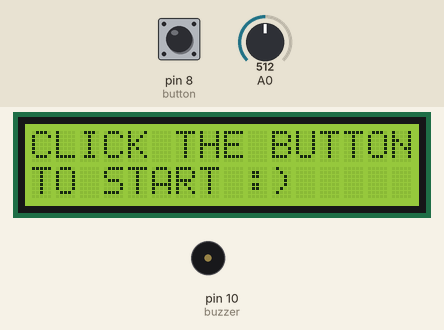
Simulated run of this sketch. Board: Arduino Uno, built with avr-gcc and run on an emulated ATmega328P. Shown: 16×2 character LCD, buzzer (waves = sounding). Inputs (shaded band) come from the test bench; at power-on: pin 8 (button) LOW, A0 = 512. Random numbers use the default seed unless the sketch sets one.

Above: at 0.8 s.
0.9 s: pin 8 (button) pulled HIGH for 3.2 s
At 1.5 s:
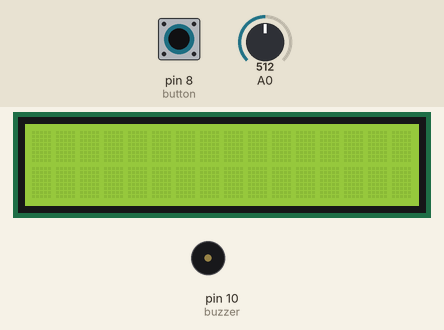
6.7 s: pin 8 (button) pulled HIGH for 0.15 s
At 7.1 s:
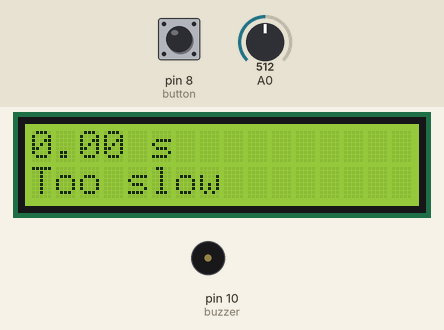
9.8 s: pin 8 (button) driven HIGH
At 12.6 s:
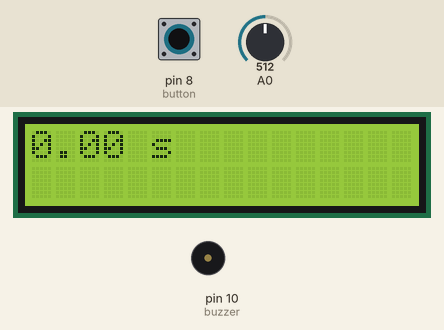
12.8 s: pin 8 (button) driven LOW
At 15.3 s:
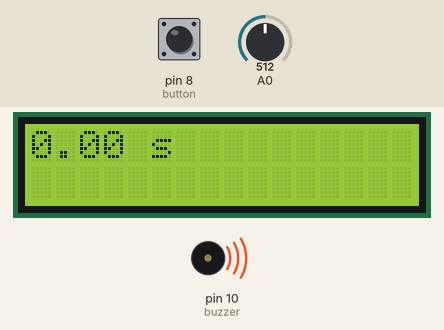
Timing chart, 0 to 16.6 s (numbered marks = the images above; inputs shaded):
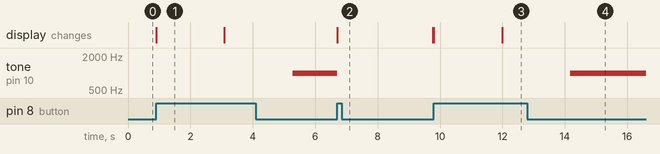

Measured:
- after the input at 0.9 s, tone on pin 10 (buzzer): silent → 1000 Hz after 4.4 s; the display: changes at once (image 1)
- after the input at 6.7 s, tone on pin 10 (buzzer): 1000 Hz → silent at once; the display: changes at once (image 2)
- after the input at 9.8 s, the display: first changes at once (image 3 shows a later state)
- after the input at 12.8 s, tone on pin 10 (buzzer): silent → 1000 Hz after 1.4 s
- what the display in image 1 shows lasts 2.2 s, from 0.9 s to 3.1 s

The sketch:

Misuratore_riflessi.ino
```cpp
#include <LiquidCrystal.h>
int led = 13;
bool stato_pulsante;
int button = 8;
int buzzer = 10;
double tempo1;
double tempo2;
int t1,t2;
int cas1;
int cas2;
int i = 0;
double time1 = 0;
double time2 = 0;

LiquidCrystal lcd(12, 11, 5, 4, 3, 2);

void setup() {
  // put your setup code here, to run once:
  inizia_lcd();
  pinMode(led, OUTPUT);
  pinMode(button, INPUT);
  pinMode(buzzer, OUTPUT);
}

void inizia_lcd(){
  lcd.begin(16,2);
  lcd.print("CLICK THE BUTTON");
  lcd.setCursor(0,1);
  lcd.print("TO START :)");
  loop();
}

void accensione_led(){
    randomSeed(analogRead(0));
    cas1 = random(1000, 7000);
    delay(cas1);
    digitalWrite(led, HIGH);
    stato_pulsante = 0;
    tempo1 = millis(); //salva dentro una variabile il tempo trascorso dall'accensione dell'Arduino

  while(stato_pulsante == LOW){
    stato_pulsante = digitalRead(button);
    if(stato_pulsante == HIGH){
      tempo2 = millis();//salva dentro una seconda variabile il tempo trascorso dall'accensione dell'Arduino
      digitalWrite(led, LOW);
    }

    }

    time1 = tempo2 - tempo1;

    if(time1 > 250){
    lcd.setCursor(0,0);
    lcd.print("Too slow");
    delay(3000);
    lcd.clear();
    stato_pulsante = 0;
    setup();
    }
    else{
      lcd.setCursor(0,0);
      lcd.print(time1/1000);
      lcd.setCursor(4,0);
      lcd.print(" s");//la differenza tra questi due tempi dà il tempo impegato per cliccare il bottone all'accensione del led
      suono_buzzer();
    }

}

void suono_buzzer(){
  randomSeed(analogRead(0));
  cas2 = random(1000, 7000);
  delay(cas2);
  stato_pulsante = 0;
  tone(buzzer, 1000);
  tempo1 = millis();

  while(stato_pulsante == 0){

    stato_pulsante = digitalRead(button);
    if(stato_pulsante == HIGH){
      tempo2 = millis();
      noTone(buzzer);
    }
  }
   time2 = tempo2 - tempo1;

   if(time2 > 250){
    lcd.setCursor(0,1);
    lcd.print("Too slow");
    delay(3000);
    lcd.clear();
    stato_pulsante = 0;
    setup();

   }
   else{
   lcd.setCursor(0,1);
   lcd.print(time2/1000);
   lcd.setCursor(4,1);
   lcd.print(" s");//la differenza tra questi due tempi dà il tempo impegato per cliccare il bottone al suono del buzzer
   delay(1000);
   }


   stato_pulsante = 0;

   while(stato_pulsante == 0){

    stato_pulsante = digitalRead(button);
    if(stato_pulsante == 1){
      stato_pulsante = 0;
      delay(100);
      setup();
    }
   }

}
void start(){
  stato_pulsante = 0;
  while(stato_pulsante == 0){
    stato_pulsante = digitalRead(button);
    if(stato_pulsante == 1){
      lcd.clear();
      accensione_led();
    }
  }
}

void loop() {
  // put your main code here, to run repeatedly:
  start();
  setup();


}
```
